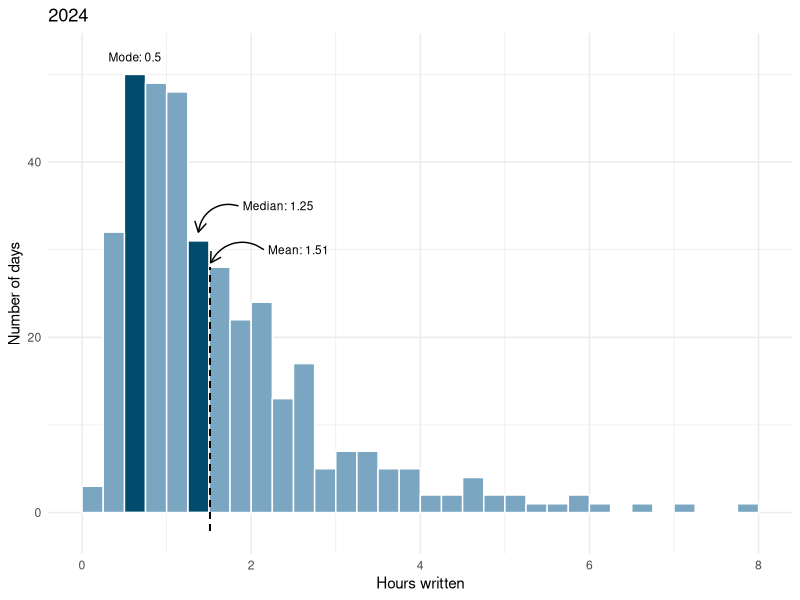
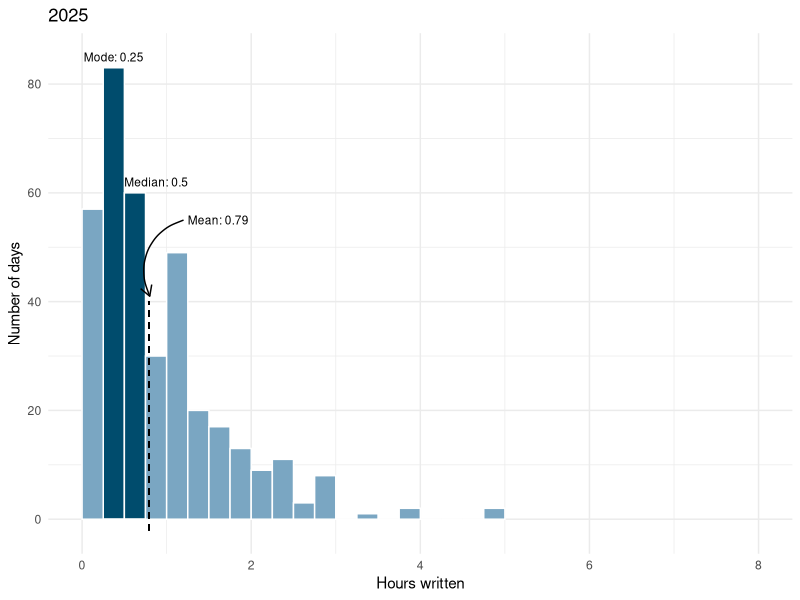
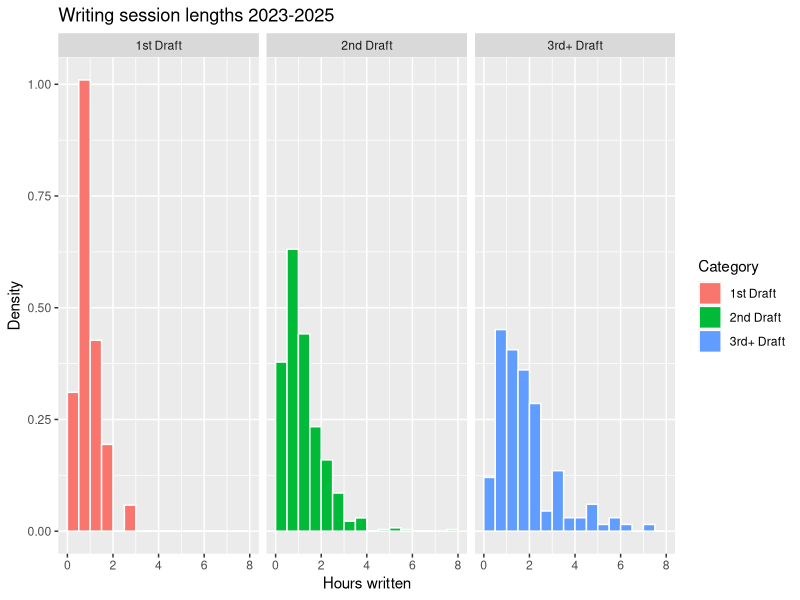

Generate these figures, in order, with R:
## ---- chunk 1
knitr::opts_chunk$set(echo = FALSE)
knitr::opts_chunk$set(out.width = "100%")
install.packages("tidyverse")
library(tidyverse)
library(knitr)
library(kableExtra)

timesheet <- read.csv("core_writing_data.csv")
timesheet$date <- as.Date(timesheet$Day, format = "%m/%d/%Y")
timesheet_complete <- timesheet %>%
  filter(!is.na(date)) %>%
  complete(date = seq(min(date), max(date), by = "day"), fill = list(Hours = 0, Time = "N/A", Category = "N/A", Project = "N/A", Sub.Project = ""))

#5 color palette
#003f5c
#58508d
#bc5090
#ff6361
#ffa600
## ---- chunk 2
year_2024 <- timesheet_complete %>%
  filter(year(date) == 2024) %>%
  group_by(date) %>%
  summarise(sum_hours = sum(Hours))

year_2024$highlight <- ifelse((year_2024$sum_hours == 0.5 
                                | year_2024$sum_hours == 1.25),
                              "Highlighted", "Normal")

ggplot(year_2024, aes(x = sum_hours, fill=highlight)) +
  geom_histogram(
    binwidth = 0.25,
    boundary = 0,
    closed = "left",
    color = "#FFFFFF",
    show.legend = FALSE
    ) +
  coord_cartesian(xlim = c(0, 8)) +
  scale_fill_manual(values = c("Highlighted" = "#004c6d", "Normal" = "#7AA6C2")) +
  theme_minimal() +
  labs(
    title = "2024",
    x = "Hours written",
    y = "Number of days"
  ) +
  annotate("text",
         x = 0.5 + .125, #center of bin
         y = 52,
         label = "Mode: 0.5",
         size = 3) +
  annotate("text",
         x = 1.9, 
         y = 35,
         label = "Median: 1.25",
         hjust = "left",
         size = 3) +
  annotate("curve",
           x = 1.9 - 0.05,
           y = 35,
           xend = 1.25 +.125,
           yend = 32,
           arrow = arrow(length = unit(0.3, "cm"))) +
  annotate("text",
         x = 2.2, 
         y = 30,
         label = "Mean: 1.51",
         hjust = "left",
         size = 3) +
  annotate("curve",
           x = 2.2 - 0.05,
           y = 30,
           xend = 1.52,
           yend = 28.5,
           arrow = arrow(length = unit(0.3, "cm"))) +
  geom_segment(
    aes(x=1.51, y=-2, xend=1.51, yend=28), 
    linewidth = 0.5,
    linetype = "dashed")
## ---- chunk 3

year_2025 <- timesheet_complete %>%
  filter(year(date) == 2025) %>%
  group_by(date) %>%
  summarise(sum_hours = sum(Hours))

year_2025$highlight <- ifelse((year_2025$sum_hours == 0.25 
                                | year_2025$sum_hours == 0.5),
                              "Highlighted", "Normal")

ggplot(year_2025, aes(x = sum_hours, fill=highlight)) +
  geom_histogram(
    binwidth = 0.25,
    boundary = 0,
    closed = "left",
    color = "#FFFFFF",
    show.legend = FALSE
    ) +
  coord_cartesian(xlim = c(0, 8)) +
  scale_fill_manual(values = c("Highlighted" = "#004c6d", "Normal" = "#7AA6C2")) +
  theme_minimal() +
  labs(
    title = "2025",
    x = "Hours written",
    y = "Number of days"
  ) +
  annotate("text",
         x = 0.25 + .125, #center of bin
         y = 83 + 2,
         label = "Mode: 0.25",
         size = 3) +
  annotate("text",
         x = 0.5, 
         y = 62,
         label = "Median: 0.5",
         hjust = "left",
         size = 3) +
  annotate("text",
         x = 1.25, 
         y = 55,
         label = "Mean: 0.79",
         hjust = "left",
         size = 3) +
  annotate("curve",
          x = 1.25 - 0.05, 
          y = 55, 
          xend = 0.79 + .01,
          yend = 41,
          arrow = arrow(length = unit(0.3, "cm"))) +
  geom_segment(
    aes(x=0.79, y=-2, xend=0.79, yend=40), 
    linewidth=0.5,
    linetype = "dashed")
## ---- chunk 4
df <- data.frame(
  Category = c("Q1", "Q2", "Q3", "Q4"),
  y_2023 = c(63, 0, 28.5, 75),
  y_2024 = c(173.5, 122.25, 145, 113.5),
  y_2025 = c(57, 52.25, 92.5, 86.5)
)

df_with_total <- df %>%
  bind_rows(tibble(
    Category = "Total",
    y_2023 = sum(.$y_2023),
    y_2024 = sum(.$y_2024),
    y_2025 = sum(.$y_2025)
  ))

kable(df_with_total, col.names = c("", "2023", "2024","2025")) %>%
  kable_styling(bootstrap_options = "striped", full_width = F, position = "center") %>%
  row_spec(5, bold = T, )
## ---- chunk 5



timesheet_complete %>%
  filter(Category %in% c("1st Draft", "2nd Draft", "3rd+ Draft")) %>%
  ggplot(aes(x = Hours, fill=Category)) +
  geom_histogram(
    binwidth = 0.5,
    boundary = 0,
    closed = "left",
    color = "#FFFFFF",
    aes(y = after_stat(density))
    ) +
  labs(
    title = "Writing session lengths 2023-2025",
    x = "Hours written",
    y = "Density"
  ) +
  facet_wrap(~ Category)

# timesheet_complete %>%
#   filter(Category %in% c("1st Draft", "2nd Draft", "3rd+ Draft")) %>%
#   ggplot(aes(x = date, y = Hours, color = Category)) +
#     geom_point(alpha = .25)
